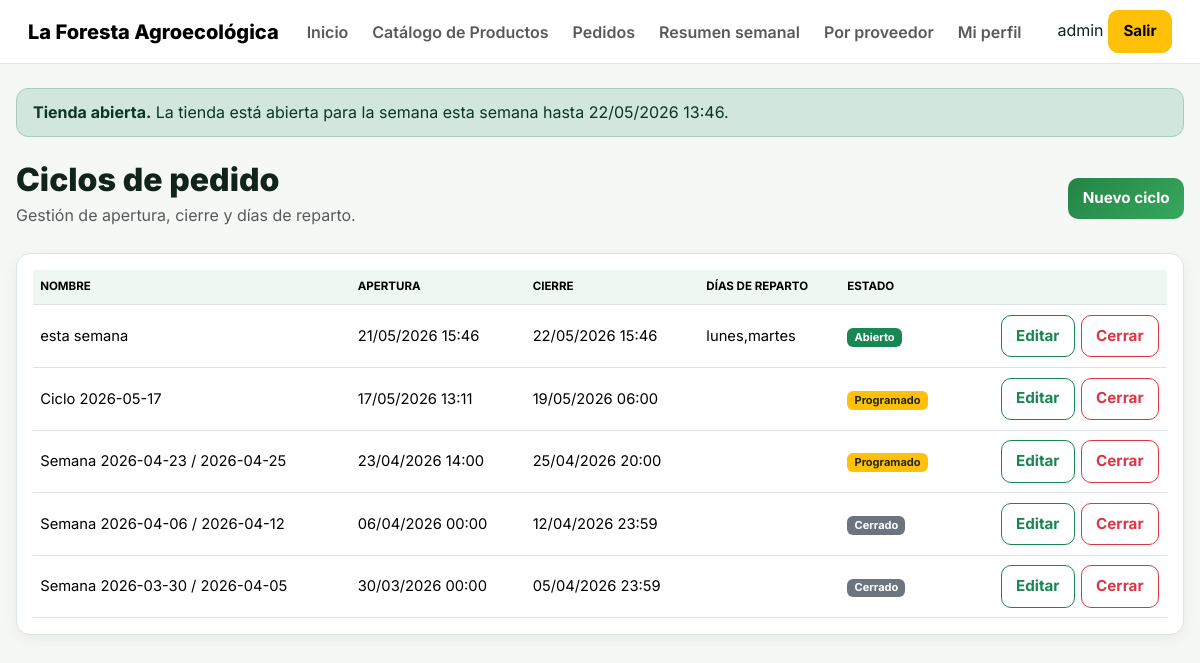
Page /pedidos/ciclos/ (signed in) on the committed database.
### orders/models.py (models this page shows, shortened)
class OrderCycle(models.Model):
    nombre = models.CharField(max_length=100)
    inicio = models.DateTimeField()
    cierre = models.DateTimeField()
    dias_reparto = models.CharField(
        max_length=200,
        blank=True,
        help_text="Ejemplo: Lunes y Martes"
    )
    cerrado = models.BooleanField(default=False)
    @property
    def esta_abierto(self):
        from django.utils import timezone
        now = timezone.now()
        return not self.cerrado and self.inicio <= now <= self.cierre

### orders/views.py (the view)
# urls.py: path('ciclos/', cycle_list, name='cycle_list'),
@login_required
@user_passes_test(admin_required)
def cycle_list(request):
    ciclos = OrderCycle.objects.all().order_by('-inicio')
    return render(request, 'orders/cycle_list.html', {'ciclos': ciclos})

### core/context_processors.py (called while the page is built, shortened)
def shop_status(request):
    now = timezone.now()
    ciclo = OrderCycle.objects.filter(
        cerrado=False,
        inicio__lte=now,
        cierre__gte=now
    ).order_by('-inicio').first()
    if ciclo:
        shop_open = True
        shop_status_message = f'La tienda está abierta para la semana {ciclo.nombre} hasta {ciclo.cierre.strftime("%d/%m/%Y %H:%M")}.'
    return {
        'shop_open': shop_open,
        'shop_status_message': shop_status_message,
        'APP_DISPLAY_NAME': getattr(settings, 'APP_DISPLAY_NAME', 'La Foresta Agroecológica'),
    }

### orders/views.py (called while the page is built)
def admin_required(user):
    return user.is_superuser

### templates/orders/cycle_list.html
{% extends "base.html" %}
{% block content %}
<div class="page-hero">
    <div>
        <h1>Ciclos de pedido</h1>
        <p class="text-muted">Gestión de apertura, cierre y días de reparto.</p>
    </div>
    <a href="{% url 'cycle_create' %}" class="btn btn-success">
        Nuevo ciclo
    </a>
</div>
<div class="card">
    <div class="card-body">
        <table class="table align-middle">
            <thead>
                <tr>
                    <th>Nombre</th>
                    <th>Apertura</th>
                    <th>Cierre</th>
                    <th>Días de reparto</th>
                    <th>Estado</th>
                    <th></th>
                </tr>
            </thead>
            <tbody>
                {% for ciclo in ciclos %}
                <tr>
                    <td>{{ ciclo.nombre }}</td>
                    <td>{{ ciclo.inicio|date:"d/m/Y H:i" }}</td>
                    <td>{{ ciclo.cierre|date:"d/m/Y H:i" }}</td>
                    <td>{{ ciclo.dias_reparto }}</td>
                    <td>
                        {% if ciclo.esta_abierto %}
                        <span class="badge bg-success">Abierto</span>
                        {% elif ciclo.cerrado %}
                        <span class="badge bg-secondary">Cerrado</span>
                        {% else %}
                        <span class="badge bg-warning text-dark">Programado</span>
                        {% endif %}
                    </td>
                    <td class="text-end">
                        <a href="{% url 'cycle_update' ciclo.pk %}"
                           class="btn btn-sm btn-outline-success">
                            Editar
                        </a>
                        <a href="{% url 'cycle_delete' ciclo.pk %}"
                           class="btn btn-sm btn-outline-danger">
                            Cerrar
                        </a>
                    </td>
                </tr>
                {% empty %}
                <tr>
                    <td colspan="6">No hay ciclos registrados.</td>
                </tr>
                {% endfor %}
            </tbody>
        </table>
    </div>
</div>
{% endblock %}

### templates/base.html (shortened to what this page needs)
{% load static %}
<!DOCTYPE html>
<html lang="es">
<head>
  <link rel="stylesheet" href="https://cdn.jsdelivr.net/npm/bootstrap@5.3.3/dist/css/bootstrap.min.css">
  <link rel="stylesheet" href="{% static 'css/styles.css' %}">
</head>
<body class="app-body">
<nav class="navbar navbar-expand-lg app-navbar">
  <div class="container-fluid app-container">
    <a class="navbar-brand brand-mark" href="{% url 'dashboard_redirect' %}">
      <span>{{ APP_DISPLAY_NAME|default:"La Foresta Agroecológica" }}</span>
    </a>
    {% if user.is_authenticated %}
    <div class="collapse navbar-collapse" id="mainNav">
      <ul class="navbar-nav me-auto mb-2 mb-lg-0 nav-pills-soft">
        <li class="nav-item"><a class="nav-link" href="{% url 'dashboard_redirect' %}">Inicio</a></li>
        <li class="nav-item"><a class="nav-link" href="{% url 'product_table' %}">Catálogo de Productos</a></li>
        <li class="nav-item"><a class="nav-link" href="{% url 'pedido_list' %}">Pedidos</a></li>
        {% if user.is_superuser %}
          <li class="nav-item"><a class="nav-link" href="{% url 'weekly_summary' %}">Resumen semanal</a></li>
          <li class="nav-item"><a class="nav-link" href="{% url 'supplier_summary' %}">Por proveedor</a></li>
        {% endif %}
        <li class="nav-item"><a class="nav-link" href="{% url 'profile_edit' %}">Mi perfil</a></li>
      </ul>
      <div class="user-chip-wrap">
        <span class="user-chip">{{ user.username }}</span>
        <a class="btn btn-warning btn-sm btn-soft-warning" href="{% url 'logout' %}">Salir</a>
      </div>
    </div>
    {% endif %}
  </div>
</nav>
<main class="container py-4 app-container">
  {% if user.is_authenticated %}
    <div class="alert status-alert {% if shop_open %}alert-success{% else %}alert-warning{% endif %} mb-4" role="alert">
      <strong>{% if shop_open %}Tienda abierta{% else %}Tienda cerrada{% endif %}.</strong>
      {{ shop_status_message }}
    </div>
  {% endif %}
  {% block content %}{% endblock %}
</main>
</body>
</html>

### static/css/styles.css (style rules this page uses)
:root { --bg: #f6f8f6; --panel: #ffffff; --text: #10241a; --muted: #5f6f66; --green: #238447; --green-dark: #176332; --green-soft: #e8f5ec; --line: #dbe7df; --warning-bg: #fff6dc; --warning-line: #f2d47b; --shadow: 0 4px 14px rgba(20,60,35,.07); --radius: 14px; }
* { box-sizing: border-box; }
body { margin: 0; font-family: Inter, system-ui, sans-serif; color: var(--text); background: #f6f8f6; min-height: 100vh; overflow-x: hidden; }
.navbar { background: rgba(255,255,255,.96) !important; backdrop-filter: blur(10px); border-bottom: 1px solid var(--line); padding: .65rem 1rem; }
.navbar-brand { font-weight: 800; }
.nav-link { font-weight: 600; border-radius: 999px; padding: .45rem .75rem !important; }
.container { max-width: 1280px; padding: .8rem 1rem; }
h1 { font-size: 2rem; font-weight: 850; margin-bottom: .25rem; }
p { color: var(--muted); margin-bottom: .6rem; }
.alert { border-radius: 12px; padding: .7rem 1rem; margin-bottom: 1rem; }
.card { border-radius: var(--radius) !important; border: 1px solid var(--line) !important; box-shadow: var(--shadow); margin-bottom: 1rem; }
.card-body { padding: 1rem !important; }
.btn { border-radius: 10px !important; font-weight: 700 !important; padding: .55rem .9rem !important; font-size: .95rem !important; }
.btn-success { background: linear-gradient(135deg,var(--green),#36a85c) !important; border: none !important; }
.table { background: white; margin: 0 !important; font-size: .92rem; }
.table th { background: #eef7f1; text-transform: uppercase; font-size: .72rem; padding: .55rem .45rem !important; white-space: nowrap; }
.table td { padding: .55rem .45rem !important; vertical-align: middle; }
.table td .btn { margin: .05rem; }
.page-hero { display: flex; justify-content: space-between; align-items: center; flex-wrap: wrap; gap: .7rem; margin-bottom: 1rem; }

### rows in the picture
OrderCycle: nombre "esta semana", inicio "21/05/2026 15:46", cierre "22/05/2026 15:46", dias_reparto "lunes,martes", cerrado "Abierto"
OrderCycle: nombre "Ciclo 2026-05-17", inicio "17/05/2026 13:11", cierre "19/05/2026 06:00", cerrado "Programado"
OrderCycle: nombre "Semana 2026-04-23 / 2026-04-25", inicio "23/04/2026 14:00", cierre "25/04/2026 20:00", cerrado "Programado"
OrderCycle: nombre "Semana 2026-04-06 / 2026-04-12", inicio "06/04/2026 00:00", cierre "12/04/2026 23:59", cerrado "Cerrado"
OrderCycle: nombre "Semana 2026-03-30 / 2026-04-05", inicio "30/03/2026 00:00", cierre "05/04/2026 23:59", cerrado "Cerrado"

### other values in the picture
{{ APP_DISPLAY_NAME|default:"La Foresta Agroecológica" }} "La Foresta Agroecológica"
{{ user.username }} "admin"
{{ shop_status_message }} "La tienda está abierta para la semana esta semana hasta 22/05/2026 13:46."
